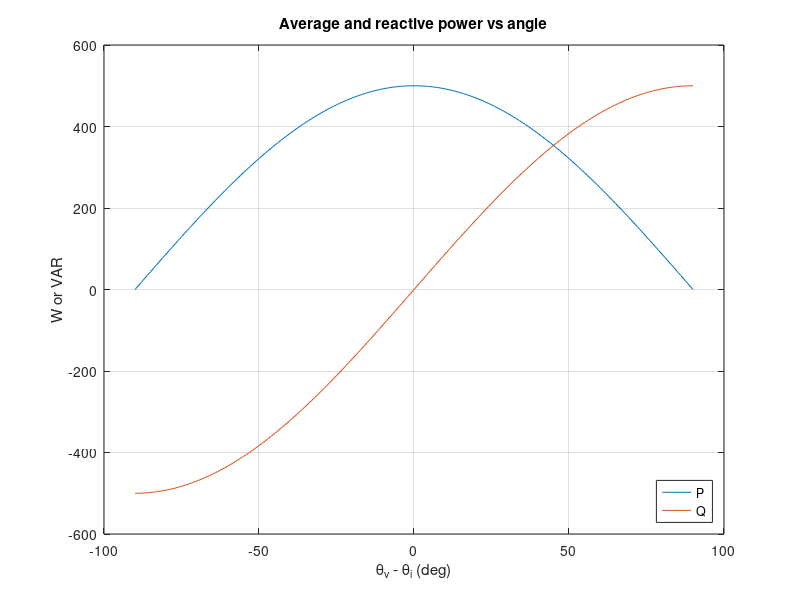

Reproduce this figure in MATLAB.
% Circuits 1 — Average and Reactive Power
%title: Average and Reactive Power
%ar-title: القدرة المتوسطة والردية
%lesson: c1-power-2
%course: circuits-1

%% The example
%ar: P = (VmIm/2) cos θ و Q = (VmIm/2) sin θ، حيث θ = θv − θi. Q موجبة: حمل حثي.
Vm = 200; Im = 5; th = 30 - (-15);
P = Vm*Im/2*cosd(th); Q = Vm*Im/2*sind(th);
fprintf('theta = %g deg, P = %.1f W, Q = %.1f VAR\n', th, P, Q)
%check: abs(P - 353.55) < 0.01 && abs(Q - 353.55) < 0.01

%% P and Q as the angle changes
%ar: من θ = −90° (مكثف خالص) إلى +90° (ملف خالص): P أكبر عند 0° (مقاومة)، و Q تغيّر إشارتها.
th = -90:1:90;
plot(th, Vm*Im/2*cosd(th), th, Vm*Im/2*sind(th)); grid on; xlabel('\theta_v - \theta_i (deg)'); ylabel('W or VAR')
legend('P', 'Q', 'Location', 'southeast'); title('Average and reactive power vs angle')

%%! Project idea: classify loads automatically
%ar: مشروع: من قياسات v و i (السعة والطور) لعدة أحمال، اطبع P و Q ونوع كل حمل.
loads = [200 5 30 -15; 200 5 0 0; 200 5 0 60];
for k = 1:size(loads, 1)
    a = loads(k,3) - loads(k,4); p = loads(k,1)*loads(k,2)/2*cosd(a); q = loads(k,1)*loads(k,2)/2*sind(a);
    if q > 1e-9, ty = 'inductive'; elseif q < -1e-9, ty = 'capacitive'; else, ty = 'resistive'; end
    fprintf('load %d: P = %7.1f W, Q = %7.1f VAR -> %s\n', k, p, q, ty)
end
